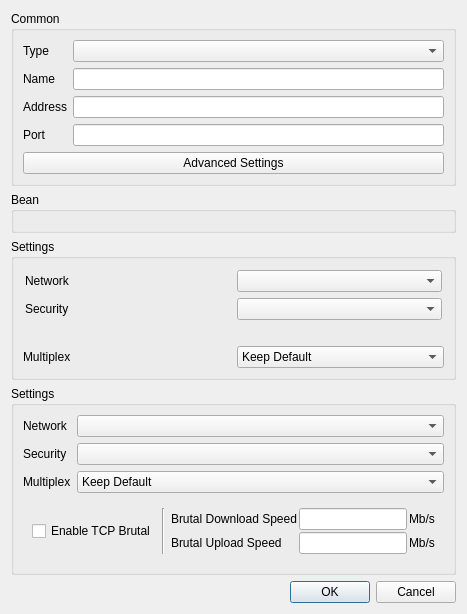
    <widget class="QWidget" name="left_w" native="true">
     <property name="sizePolicy">
      <sizepolicy hsizetype="Minimum" vsizetype="Maximum">
       <horstretch>0</horstretch>
       <verstretch>0</verstretch>
      </sizepolicy>
     </property>
     <property name="minimumSize">
      <size>
       <width>400</width>
       <height>0</height>
      </size>
     </property>
     <layout class="QVBoxLayout" name="left">
      <property name="sizeConstraint">
       <enum>QLayout::SizeConstraint::SetDefaultConstraint</enum>
      </property>
      <item>
       <widget class="QGroupBox" name="groupBox">
        <property name="sizePolicy">
         <sizepolicy hsizetype="Preferred" vsizetype="Maximum">
          <horstretch>0</horstretch>
          <verstretch>0</verstretch>
         </sizepolicy>
        </property>
        <property name="title">
         <string>Common</string>
        </property>
        <layout class="QVBoxLayout" name="verticalLayout_3">
         <item>
          <layout class="QGridLayout" name="gridLayout_2">
           <item row="2" column="1">
            <widget class="MyLineEdit" name="address"/>
           </item>
           <item row="1" column="1">
            <widget class="MyLineEdit" name="name"/>
           </item>
           <item row="3" column="1">
            <widget class="QLineEdit" name="port"/>
           </item>
           <item row="0" column="0">
            <widget class="QLabel" name="type_l">
             <property name="text">
              <string>Type</string>
             </property>
            </widget>
           </item>
           <item row="3" column="0">
            <widget class="QLabel" name="port_l">
             <property name="text">
              <string>Port</string>
             </property>
            </widget>
           </item>
           <item row="2" column="0">
            <widget class="QLabel" name="address_l">
             <property name="text">
              <string>Address</string>
             </property>
            </widget>
           </item>
           <item row="1" column="0">
            <widget class="QLabel" name="label">
             <property name="text">
              <string>Name</string>
             </property>
            </widget>
           </item>
           <item row="0" column="1">
            <widget class="QComboBox" name="type"/>
           </item>
          </layout>
         </item>
         <item>
          <widget class="QPushButton" name="advanced_button">
           <property name="text">
            <string>Advanced Settings</string>
           </property>
          </widget>
         </item>
        </layout>
       </widget>
      </item>
      <item>
       <widget class="QGroupBox" name="bean">
        <property name="sizePolicy">
         <sizepolicy hsizetype="Preferred" vsizetype="Maximum">
          <horstretch>0</horstretch>
          <verstretch>0</verstretch>
         </sizepolicy>
        </property>
        <property name="title">
         <string notr="true">Bean</string>
        </property>
        <layout class="QVBoxLayout" name="verticalLayout_4">
         <item>
          <widget class="QWidget" name="fake" native="true"/>
         </item>
        </layout>
       </widget>
      </item>
      <item>
       <widget class="QGroupBox" name="xray_settings_box">
        <property name="title">
         <string>Settings</string>
        </property>
        <layout class="QVBoxLayout" name="verticalLayout_9">
         <property name="leftMargin">
          <number>0</number>
         </property>
         <property name="topMargin">
          <number>0</number>
         </property>
         <property name="rightMargin">
          <number>0</number>
         </property>
         <property name="bottomMargin">
          <number>0</number>
         </property>
         <item>
          <widget class="QWidget" name="widget_4" native="true">
           <layout class="QGridLayout" name="gridLayout_4">
            <property name="leftMargin">
             <number>11</number>
            </property>
            <property name="topMargin">
             <number>11</number>
            </property>
            <property name="rightMargin">
             <number>11</number>
            </property>
            <property name="bottomMargin">
             <number>11</number>
            </property>
            <item row="0" column="0">
             <widget class="QLabel" name="label_9">
              <property name="text">
               <string>Network</string>
              </property>
             </widget>
            </item>
            <item row="0" column="1">
             <widget class="QComboBox" name="xray_network"/>
            </item>
            <item row="1" column="0">
             <widget class="QLabel" name="label_10">
              <property name="text">
               <string>Security</string>
              </property>
             </widget>
            </item>
            <item row="1" column="1">
             <widget class="QComboBox" name="xray_security"/>
            </item>
           </layout>
          </widget>
         </item>
         <item>
          <widget class="QWidget" name="xray_mux_box" native="true">
           <layout class="QGridLayout" name="gridLayout_8">
            <item row="0" column="0">
             <widget class="QLabel" name="label_17">
              <property name="text">
               <string>Multiplex</string>
              </property>
             </widget>
            </item>
            <item row="0" column="1">
             <widget class="QComboBox" name="xray_mux">
              <item>
               <property name="text">
                <string>Keep Default</string>
               </property>
              </item>
              <item>
               <property name="text">
                <string>Enabled</string>
               </property>
              </item>
              <item>
               <property name="text">
                <string>Disabled</string>
               </property>
              </item>
             </widget>
            </item>
           </layout>
          </widget>
         </item>
        </layout>
       </widget>
      </item>
      <item>
       <widget class="QGroupBox" name="stream_box">
        <property name="sizePolicy">
         <sizepolicy hsizetype="Preferred" vsizetype="Maximum">
          <horstretch>0</horstretch>
          <verstretch>0</verstretch>
         </sizepolicy>
        </property>
        <property name="minimumSize">
         <size>
          <width>0</width>
          <height>0</height>
         </size>
        </property>
        <property name="title">
         <string>Settings</string>
        </property>
        <layout class="QVBoxLayout" name="verticalLayout">
         <item>
          <layout class="QGridLayout" name="_2">
           <item row="2" column="0">
            <widget class="QLabel" name="multiplex_l">
             <property name="toolTip">
              <string>Server support is required</string>
             </property>
             <property name="text">
              <string>Multiplex</string>
             </property>
            </widget>
           </item>
           <item row="1" column="0">
            <widget class="QLabel" name="security_l">
             <property name="toolTip">
              <string>Transport Layer Security. It must be consistent with the server, otherwise, the connection cannot be established.</string>
             </property>
             <property name="text">
              <string>Security</string>
             </property>
            </widget>
           </item>
           <item row="1" column="1">
            <widget class="QComboBox" name="security">
             <item>
              <property name="text">
               <string notr="true"/>
              </property>
             </item>
             <item>
              <property name="text">
               <string notr="true">tls</string>
              </property>
             </item>
            </widget>
           </item>
           <item row="0" column="0">
            <widget class="QLabel" name="network_l">
             <property name="toolTip">
              <string>The underlying transport method. It must be consistent with the server, otherwise, the connection cannot be established.</string>
             </property>
             <property name="text">
              <string>Network</string>
             </property>
            </widget>
           </item>
           <item row="2" column="1">
            <widget class="QComboBox" name="multiplex">
             <item>
              <property name="text">
               <string>Keep Default</string>
              </property>
             </item>
             <item>
              <property name="text">
               <string>On</string>
              </property>
             </item>
             <item>
              <property name="text">
               <string>Off</string>
              </property>
             </item>
            </widget>
           </item>
           <item row="0" column="1">
            <widget class="QComboBox" name="network">
             <property name="sizePolicy">
              <sizepolicy hsizetype="Expanding" vsizetype="Fixed">
               <horstretch>0</horstretch>
               <verstretch>0</verstretch>
              </sizepolicy>
             </property>
             <item>
              <property name="text">
               <string notr="true"/>
              </property>
             </item>
             <item>
              <property name="text">
               <string notr="true">tcp</string>
              </property>
             </item>
             <item>
              <property name="text">
               <string notr="true">ws</string>
              </property>
             </item>
             <item>
              <property name="text">
               <string notr="true">httpupgrade</string>
              </property>
             </item>
             <item>
              <property name="text">
               <string notr="true">http</string>
              </property>
             </item>
             <item>
              <property name="text">
               <string notr="true">grpc</string>
              </property>
             </item>
             <item>
              <property name="text">
               <string notr="true">quic</string>
              </property>
             </item>
            </widget>
           </item>
          </layout>
         </item>
         <item>
          <widget class="QWidget" name="brutal_box" native="true">
           <layout class="QHBoxLayout" name="horizontalLayout_5">
            <item>
             <widget class="QCheckBox" name="brutal_enable">
              <property name="toolTip">
               <string>&lt;html&gt;&lt;head/&gt;&lt;body&gt;&lt;p&gt;Overrides mux to On&lt;/p&gt;&lt;/body&gt;&lt;/html&gt;</string>
              </property>
              <property name="text">
               <string>Enable TCP Brutal</string>
              </property>
             </widget>
            </item>
            <item>
             <widget class="Line" name="line_2">
              <property name="orientation">
               <enum>Qt::Orientation::Vertical</enum>
              </property>
             </widget>
            </item>
            <item>
             <widget class="QWidget" name="widget" native="true">
              <layout class="QGridLayout" name="gridLayout_3">
               <property name="leftMargin">
                <number>0</number>
               </property>
               <property name="topMargin">
                <number>0</number>
               </property>
               <property name="rightMargin">
                <number>0</number>
               </property>
               <property name="bottomMargin">
                <number>0</number>
               </property>
               <property name="spacing">
                <number>2</number>
               </property>
               <item row="0" column="0">
                <widget class="QLabel" name="brutal_speed_l">
                 <property name="toolTip">
                  <string>&lt;html&gt;&lt;head/&gt;&lt;body&gt;&lt;p&gt;Server to Client TCP Brutal Speed&lt;/p&gt;&lt;/body&gt;&lt;/html&gt;</string>
                 </property>
                 <property name="text">
                  <string>Brutal Download Speed</string>
                 </property>
                </widget>
               </item>
               <item row="0" column="2">
                <widget class="QLabel" name="brutal_speed_u">
                 <property name="text">
                  <string>Mb/s</string>
                 </property>
                </widget>
               </item>
               <item row="0" column="1">
                <widget class="QLineEdit" name="brutal_d_speed"/>
               </item>
               <item row="1" column="0">
                <widget class="QLabel" name="label_4">
                 <property name="text">
                  <string>Brutal Upload Speed</string>
                 </property>
                </widget>
               </item>
               <item row="1" column="1">
                <widget class="QLineEdit" name="brutal_u_speed"/>
               </item>
               <item row="1" column="2">
                <widget class="QLabel" name="label_7">
                 <property name="text">
                  <string>Mb/s</string>
                 </property>
                </widget>
               </item>
              </layout>
             </widget>
            </item>
           </layout>
          </widget>
         </item>
        </layout>
       </widget>
      </item>
      <item>
       <layout class="QHBoxLayout" name="horizontalLayout_4">
        <item>
         <widget class="QDialogButtonBox" name="buttonBox">
          <property name="sizePolicy">
           <sizepolicy hsizetype="Expanding" vsizetype="Fixed">
            <horstretch>0</horstretch>
            <verstretch>0</verstretch>
           </sizepolicy>
          </property>
          <property name="orientation">
           <enum>Qt::Orientation::Horizontal</enum>
          </property>
          <property name="standardButtons">
           <set>QDialogButtonBox::StandardButton::Cancel|QDialogButtonBox::StandardButton::Ok</set>
          </property>
         </widget>
        </item>
       </layout>
      </item>
     </layout>
    </widget>
